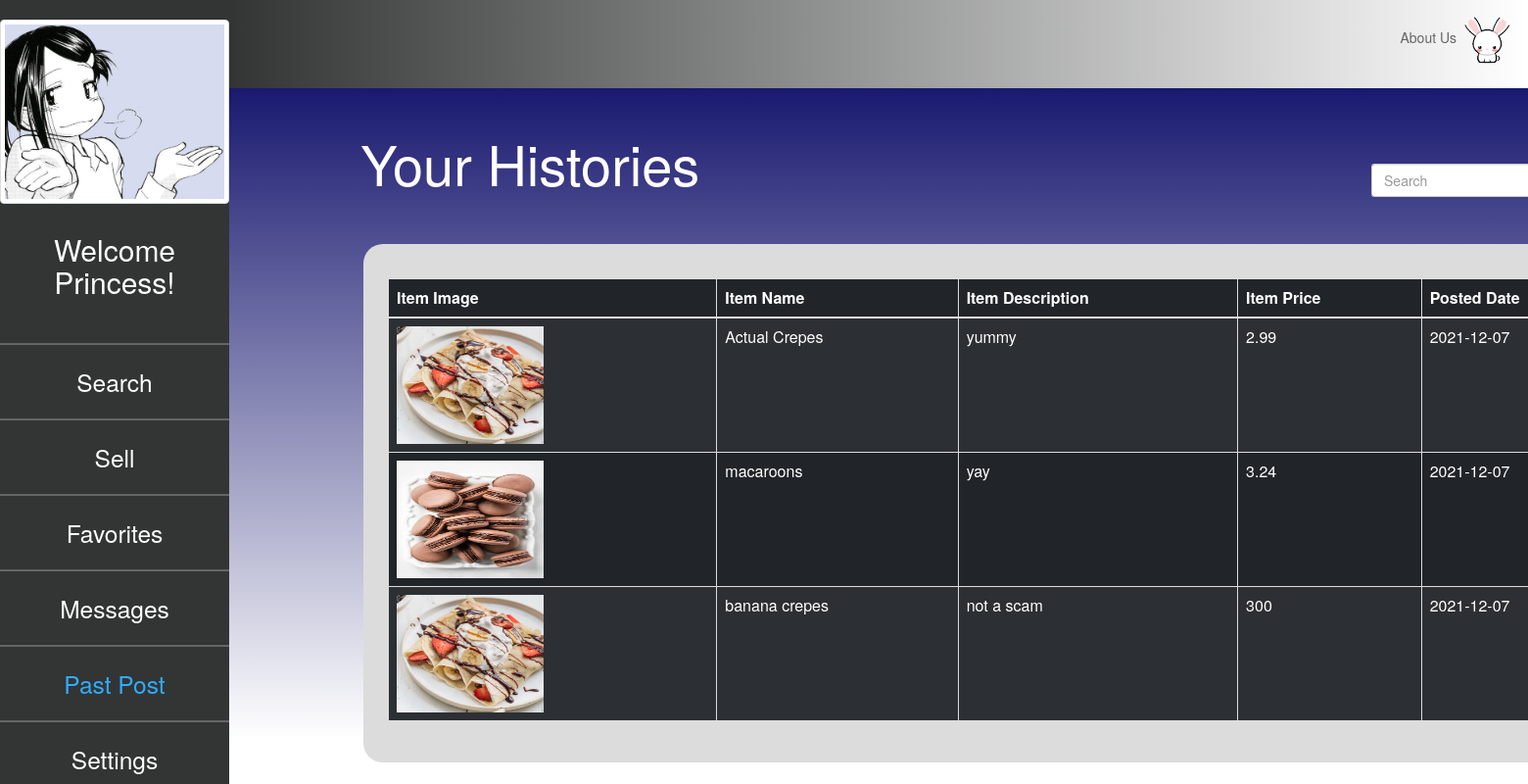
The app's page /Item/past (signed in) with its own data.
### tables this page shows
CREATE TABLE `item` (
  `item_id` int(11) NOT NULL,
  `profile_id` int(11) NOT NULL,
  `item_name` varchar(50) NOT NULL,
  `item_pic` varchar(50) NOT NULL,
  `item_desc` text NOT NULL,
  `item_price` double NOT NULL,
  `posted_date` date NOT NULL DEFAULT current_timestamp(),
  `visits` int(11) NOT NULL,
  `status` enum('available','unavailable') NOT NULL DEFAULT 'available'
);

### app/core/Controller.php (called while the page is built, shortened)
<?php
class Controller{
	public function view($name,$data=null){
		include 'app/views/' . $name . '.php';
	}
}

### app/controllers/Item.php (called while the page is built, shortened)
<?php
class Item extends \app\core\Controller{
    public function past(){
        $item = new \app\models\Item();
        $result = $item->getDiscard($_SESSION['profile_id']);
        $this->view('Item/discard',['item'=>$result]);
    }
}

### app/core/App.php (called while the page is built, shortened)
<?php
class App{
	private $method = 'index';
	public function __construct(){
		$url = $this->parseURL();
		if(isset($url[0])){
			unset($url[0]);
		}
		$this->controller = new $this->controller;
		if(isset($url[1])){
			if(method_exists($this->controller, $url[1])){
				$this->method = $url[1];
			}
			unset($url[1]);
		}
		$this->params = $url ? array_values($url) : [];
		call_user_func_array(array($this->controller, $this->method), $this->params);
	}
	public function parseURL(){
		if(isset($_GET['url'])){
			return explode('/', filter_var(rtrim($_GET['url'], '/'),FILTER_SANITIZE_URL));
		}
	}
}

### index.php (called while the page is built, shortened)
<?php
new \app\core\App();

### app/models/Item.php (called while the page is built, shortened)
<?php
class Item extends \app\core\Model{
    public function getDiscard($profile_id){
        $SQL = "SELECT * FROM item WHERE profile_id = :profile_id AND `status` = 'unavailable' ";
        $STMT = self::$_connection->prepare($SQL);
        $STMT->execute(['profile_id'=>$profile_id]);
        $STMT->setFetchMode(\PDO::FETCH_CLASS,'app\\models\\Item');
        return $STMT->fetchAll();
    }
}

### app/core/Model.php (called while the page is built, shortened)
<?php
class Model{
	public function __construct(){
		$username = 'root';
		$password = '';
		$host = 'localhost';
		$DBname = 'teamproject';
	}
}

### app/views/Item/discard.php (the view, shortened to what this page needs)
<html>
<head>
    <link href="https://cdn.jsdelivr.net/npm/bootstrap@5.1.3/dist/css/bootstrap.min.css" rel="stylesheet"
>
    <link rel="stylesheet" href="/app/css/design.css">
    <link rel="stylesheet" href="https://maxcdn.bootstrapcdn.com/bootstrap/3.4.1/css/bootstrap.min.css">
</head>
<body id='container'>
<div class="sidenav">
    <center>
    <img src="<?=$_SESSION['profile_pic'] ?>" class='img-thumbnail img-fluid' alt="Responsive image" id='logo' alt="">
    <center>
    <h2 class="nav-title" style="color:white; margin-top: 30px">
        Welcome <?=$_SESSION['profile_name'] ?>!
    </h2>
    <div class="admin-navbar-items">
        <hr class="admin-hr">
        <a href="/Profile/index">Search</a>
        <hr class="admin-hr">
        <a href="/Item/add">Sell</a>
        <hr class="admin-hr">
        <a href="/Favorite/index">Favorites</a>
        <hr class="admin-hr">
        <a href="/Message/index">Messages</a>
        <hr class="admin-hr">
        <a style="color: #2fadfc;" href="/Item/past">Past Post</a>
        <hr class="admin-hr">
    </div>
    </center>
    <div class="text-center setting-logout-position-admin">
        <a href="#">Settings</a>
        <center>
            <br><br><br><br><br><hr>
        </center>
    </div>
</div>
    <div class="p-4 topBar">
        <ul id="right-side">
            <a href="">About Us
                <img src="/images/bunny.gif" id="profilepic">
            </a>
        </ul>
    </div>
    <div class="blue-box">
        <div class="container" style="margin-left: 9%;">
         <form action="/Item/search" method="POST">
                 <div style='display:inline-block; margin-top: 4%'><h1 style="display:inline;color:white; width: 50%; font-size: 400%">Your Histories</h1>
                 </div>
                 <div style='display:inline-block; margin-left: 35%'><input type="search" class="form-control rounded" placeholder="Search" style="width: 150%; margin-left: 145%"/>
                 </div>
         </form>
     </div>
    <div style='display:inline-block; height: 55%'>
        <div class="container insideColor" style="margin-left: 20%;
                margin-top: 5%; width: 400%; height: 145%">
            <section class="p-3" style="width: 86%; margin-top: 1.5%">
                <div class="table-wrapper-scroll-y my-custom-scrollbarSell"
                        style="width: 117%; margin-top: 0.5%">
                    <table class="table table-bordered table-striped table-dark">
                        <thead>
                            <tr>
                              <th scope="col">Item Image</th>
                              <th scope="col">Item Name</th>
                              <th scope="col">Item Description</th>
                              <th scope="col">Item Price</th>
                              <th scope="col">Posted Date</th>
                            </tr>
                        </thead>
                        <tbody>
                            <?php
                            foreach($data['item'] as $result) {
                            echo " <tr>
                                        <td >
                                            <img src='$result->item_pic' style='width:150px; height: 120px;'>
                                        </td>
                                        <td >$result->item_name</td>
                                        <td style='word-wrap:break-word'>$result->item_desc</td>
                                        <td >$result->item_price</td>
                                        <td >$result->posted_date</td>
                                    </tr>";
                                }
                            ?>
                        </tbody>
                    </table>
                 </div>
            </section>
        </div>
    </div>
</div>
</body>
</html>

### app/css/design.css (style rules this page uses)
#container { width: 100%; height: 83%; }
.sidenav { height: 100%; width: 15%; position: fixed; z-index: 1; top: 0; left: 0; background-color: #333434; overflow-x: hidden; padding-top: 20px; }
.sidenav a { text-decoration: none; font-size: 175%; color: white; display: block; }
.admin-navbar-items { margin-top: 20%; }
.admin-hr { color: white; width: 340px; }
.blue-box { margin-left: 15%; width: 85%; height: 100%; background-image: linear-gradient(to top, rgba(25,25,112,0), rgba(25,25,112,1)); }
.container { position: center; border-radius: 20px; }
.topBar { background-image: linear-gradient(to left, rgba(51, 52, 52,0), rgba(51, 52, 52,1)); color: #666666; margin-left: 15%; width: 85%; display: inline-block; }
.topBar a { color: #666666; vertical-align: middle; }
#right-side { display: inline; float: right; text-align: right; }
#right-side a { vertical-align: middle; }
#profilepic { height:50px; width: auto; border-radius:50px; }
.insideColor { background-color: #DCDCDC; }
.my-custom-scrollbarSell { position: relative; height: 91%; overflow: auto; }
.table-wrapper-scroll-y { display: block; }

### records on screen
item: item_pic (picture), item_name "Actual Crepes", item_desc "yummy", item_price "2.99", posted_date "2021-12-07"
item: item_pic (picture), item_name "macaroons", item_desc "yay", item_price "3.24", posted_date "2021-12-07"
item: item_pic (picture), item_name "banana crepes", item_desc "not a scam", item_price "300", posted_date "2021-12-07"

### other values on screen
$_SESSION['profile_name'] "Princess"
